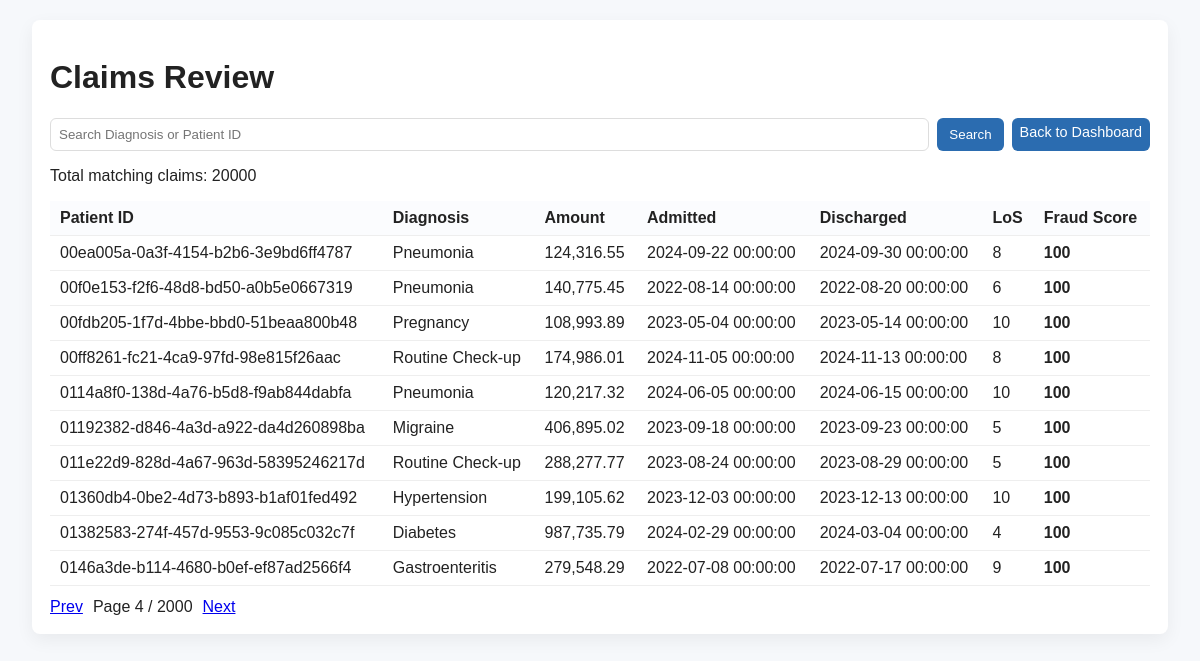
Page /claims?q=&page=4 on the committed database.
### tables this page shows
CREATE TABLE "claims" (
"patient_id" TEXT,
  "age" INTEGER,
  "gender" TEXT,
  "date_admitted" TIMESTAMP,
  "date_discharged" TIMESTAMP,
  "diagnosis" TEXT,
  "amount_billed" REAL,
  "length_of_stay" INTEGER,
  "age_risk" REAL,
  "stay_penalty" REAL,
  "fraud_score" INTEGER
);

### app.py (the view)
@app.route("/claims")
def claims():
    q = request.args.get("q", "").strip()
    page = max(1, int(request.args.get("page", 1)))
    offset = (page - 1) * PER_PAGE
    db = get_db()
    base_sql = "SELECT * FROM claims"
    params = []
    where = ""
    if q:
        where = " WHERE diagnosis LIKE ? OR patient_id LIKE ?"
        params.extend([f"%{q}%", f"%{q}%"])
    count_sql = f"SELECT COUNT(*) as cnt FROM claims{where}"
    total = db.execute(count_sql, params).fetchone()["cnt"]
    sql = base_sql + where + " ORDER BY fraud_score DESC LIMIT ? OFFSET ?"
    params.extend([PER_PAGE, offset])
    rows = db.execute(sql, params).fetchall()
    total_pages = max(1, math.ceil(total / PER_PAGE))
    return render_template("claims.html",
                           claims=rows,
                           q=q,
                           page=page,
                           total_pages=total_pages,
                           total=total)

### app.py (called while the page is built)
def get_db():
    db = getattr(g, "_db", None)
    if db is None:
        if not DB_PATH.exists():
            raise RuntimeError("Database not found. Run load_data.py first.")
        db = sqlite3.connect(str(DB_PATH))
        db.row_factory = sqlite3.Row
        g._db = db
    return db

### templates/claims.html (shortened to what this page needs)
<!doctype html>
<html>
<head>
  <link rel="stylesheet" href="{{ url_for('static', filename='styles.css') }}">
</head>
<body>
  <div class="container">
    <h1>Claims Review</h1>
    <form method="get" action="{{ url_for('claims') }}" class="search-form">
      <input type="text" name="q" value="{{ q }}" placeholder="Search Diagnosis or Patient ID">
      <button type="submit">Search</button>
      <a href="{{ url_for('index') }}" class="btn small">Back to Dashboard</a>
    </form>
    <p>Total matching claims: {{ total }}</p>
    <table class="claims-table">
      <thead>
        <tr>
          <th>Patient ID</th>
          <th>Diagnosis</th>
          <th>Amount</th>
          <th>Admitted</th>
          <th>Discharged</th>
          <th>LoS</th>
          <th>Fraud Score</th>
        </tr>
      </thead>
      <tbody>
        {% for r in claims %}
        <tr>
          <td>{{ r['patient_id'] }}</td>
          <td>{{ r['diagnosis'] }}</td>
          <td>{{ "{:,.2f}".format(r['amount_billed']) }}</td>
          <td>{{ r['date_admitted'] }}</td>
          <td>{{ r['date_discharged'] }}</td>
          <td>{{ r['length_of_stay'] }}</td>
          <td><strong>{{ r['fraud_score'] }}</strong></td>
        </tr>
        {% endfor %}
      </tbody>
    </table>
    <div class="pagination">
      {% if page > 1 %}
        <a href="{{ url_for('claims', q=q, page=page-1) }}">Prev</a>
      {% endif %}
      <span>Page {{ page }} / {{ total_pages }}</span>
      {% if page < total_pages %}
        <a href="{{ url_for('claims', q=q, page=page+1) }}">Next</a>
      {% endif %}
    </div>
  </div>
</body>
</html>

### static/styles.css (style rules this page uses)
body { font-family: Arial, sans-serif; background:#f6f8fb; color:#222; margin:0; padding:20px; }
.container { max-width:1100px; margin:0 auto; background:#fff; padding:18px; border-radius:8px; box-shadow:0 6px 18px rgba(0,0,0,0.06); }
.btn { display:inline-block; background:#2b6cb0; color:#fff; padding:8px 12px; border-radius:6px; text-decoration:none; }
.btn.small { padding:6px 8px; font-size:0.9rem; }
.search-form { display:flex; gap:8px; margin-bottom:12px; }
.search-form input { flex:1; padding:8px; border-radius:6px; border:1px solid #ddd; }
.search-form button { padding:8px 12px; border-radius:6px; border:none; background:#2b6cb0; color:#fff; }
.claims-table { width:100%; border-collapse:collapse; margin-top:8px; }
.claims-table th, .claims-table td { padding:8px 10px; border-bottom:1px solid #eee; text-align:left; }
.claims-table th { background:#fbfcfe; position:sticky; top:0; }
.pagination { margin-top:12px; display:flex; gap:10px; align-items:center; }

### rows in the picture
claims: patient_id "00ea005a-0a3f-4154-b2b6-3e9bd6ff4787", diagnosis "Pneumonia", amount_billed "124,316.55", date_admitted "2024-09-22 00:00:00", date_discharged "2024-09-30 00:00:00", length_of_stay "8", fraud_score "100"
claims: patient_id "00f0e153-f2f6-48d8-bd50-a0b5e0667319", diagnosis "Pneumonia", amount_billed "140,775.45", date_admitted "2022-08-14 00:00:00", date_discharged "2022-08-20 00:00:00", length_of_stay "6", fraud_score "100"
claims: patient_id "00fdb205-1f7d-4bbe-bbd0-51beaa800b48", diagnosis "Pregnancy", amount_billed "108,993.89", date_admitted "2023-05-04 00:00:00", date_discharged "2023-05-14 00:00:00", length_of_stay "10", fraud_score "100"
claims: patient_id "00ff8261-fc21-4ca9-97fd-98e815f26aac", diagnosis "Routine Check-up", amount_billed "174,986.01", date_admitted "2024-11-05 00:00:00", date_discharged "2024-11-13 00:00:00", length_of_stay "8", fraud_score "100"
claims: patient_id "0114a8f0-138d-4a76-b5d8-f9ab844dabfa", diagnosis "Pneumonia", amount_billed "120,217.32", date_admitted "2024-06-05 00:00:00", date_discharged "2024-06-15 00:00:00", length_of_stay "10", fraud_score "100"
claims: patient_id "01192382-d846-4a3d-a922-da4d260898ba", diagnosis "Migraine", amount_billed "406,895.02", date_admitted "2023-09-18 00:00:00", date_discharged "2023-09-23 00:00:00", length_of_stay "5", fraud_score "100"
claims: patient_id "011e22d9-828d-4a67-963d-58395246217d", diagnosis "Routine Check-up", amount_billed "288,277.77", date_admitted "2023-08-24 00:00:00", date_discharged "2023-08-29 00:00:00", length_of_stay "5", fraud_score "100"
claims: patient_id "01360db4-0be2-4d73-b893-b1af01fed492", diagnosis "Hypertension", amount_billed "199,105.62", date_admitted "2023-12-03 00:00:00", date_discharged "2023-12-13 00:00:00", length_of_stay "10", fraud_score "100"
claims: patient_id "01382583-274f-457d-9553-9c085c032c7f", diagnosis "Diabetes", amount_billed "987,735.79", date_admitted "2024-02-29 00:00:00", date_discharged "2024-03-04 00:00:00", length_of_stay "4", fraud_score "100"
claims: patient_id "0146a3de-b114-4680-b0ef-ef87ad2566f4", diagnosis "Gastroenteritis", amount_billed "279,548.29", date_admitted "2022-07-08 00:00:00", date_discharged "2022-07-17 00:00:00", length_of_stay "9", fraud_score "100"

### other values in the picture
{{ total }} "20000"
{{ page }} "4"
{{ total_pages }} "2000"
